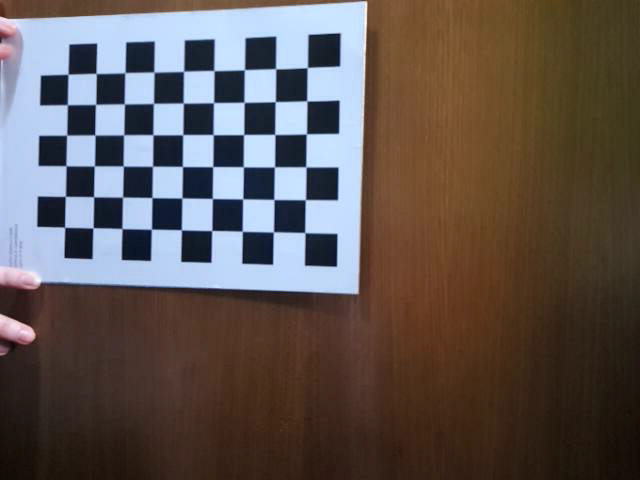
#> input picture data/calibration/david/intrinsic/calibration_frame_2021-04-02 16:39:46.784009.png, 640 x 480 px; its folder holds only this picture in this run
$ jupyter execute --allow-errors experiments_2.ipynb
#> lines starting #> are read from the running program, lines starting #| are printed output that depends on the picture; after the words box and inside, x2 and y2 are one past the last pixel; in counts of white or black regions, pixels touching at a corner belong together; long printed decimals are rounded
[cell 1]
import numpy as np
import cv2
import glob
from matplotlib import pyplot as plt
from itertools import count

[cell 2]
CAMERA_ID = 'david'
SESSION_ID = '13-04-2021b'
PROCESSED_IMAGE_NAME = 'result_247_247_4_7.png'
CHESSBOARD_SQUARE_LENGTH_MM = 1
CHESSBOARD_DIMENSIONS = (9,6)
PLANE_CALIBRATION_OBJECT_HEIGHT_MM = 2

## Chessboard calibration (intrisinc parameters)

[cell 3]
# termination criteria
criteria = (cv2.TERM_CRITERIA_EPS + cv2.TERM_CRITERIA_MAX_ITER, 30, 0.001)

# prepare object points, like (0,0,0), (1,0,0), (2,0,0) ....,(6,5,0)
sample_object_points = np.zeros((CHESSBOARD_DIMENSIONS[0] * CHESSBOARD_DIMENSIONS[1],3), np.float32)

# TODO: check if this is the correct way to adjust the sizes. Used this accordint to: https://stackoverflow.com/questions/37310210/camera-calibration-with-opencv-how-to-adjust-chessboard-square-size
sample_object_points[:,:2] = np.mgrid[0:CHESSBOARD_DIMENSIONS[0],0:CHESSBOARD_DIMENSIONS[1]].T.reshape(-1,2) * CHESSBOARD_SQUARE_LENGTH_MM

# Swap axis so that the z axis is perpendicular to the chessboard
sample_object_points[:, [1, 0]] = sample_object_points[:, [0, 1]]

# Arrays to store object points and image points from all the images.
object_points = [] # 3d point in real world space
image_points = [] # 2d points in image plane.

images = glob.glob(f'data/calibration/{CAMERA_ID}/intrinsic/*.png')
print(f'Found {len(images)} calibration images')

for fname in images:
    image = cv2.imread(fname)
#> image is the input picture: shape (480, 640, 3); mean B, G, R 82.4, 86, 96
    grayscale_image = cv2.cvtColor(image,cv2.COLOR_BGR2GRAY)
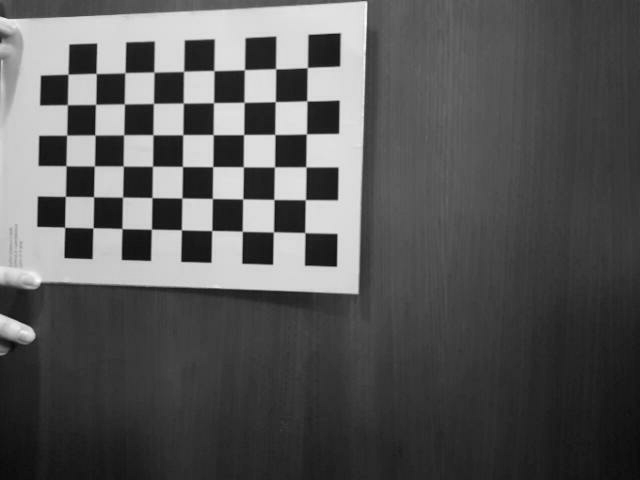
#> grayscale_image: shape (480, 640); min 7, max 255, mean 88.6

    # Find the chess board corners
    ret, corners = cv2.findChessboardCorners(grayscale_image, CHESSBOARD_DIMENSIONS, None)
#> ret = True; corners = 54 rows, first 8: [304.8, 232.6], [273.5, 231.9], [242.3, 231.3], [211.6, 230.6], [181.4, 229.7], [151.4, 229.2], [122, 228.5], [93.19, 227.8]

    # If found, add object points, image points (after refining them)
    if ret == True:
        object_points.append(sample_object_points)

        improved_corners = cv2.cornerSubPix(grayscale_image, corners, (11,11), (-1,-1), criteria)
#> improved_corners = 54 rows, first 8: [304.8, 232.6], [273.4, 231.9], [242.3, 231.3], [211.8, 230.5], [181.4, 229.8], [151.4, 229.2], [122, 228.6], [93.01, 227.8]
        image_points.append(improved_corners)
    else:
        print(f'Could not find chessboard corners in image {fname}')

### Intrinsic Parameters

[cell 4]
ret, intrinsic_matrix, distortion_coefs, rotation_vecs, translation_vecs = cv2.calibrateCamera(object_points, image_points, grayscale_image.shape[::-1],None,None)
#> ret = 0.179; intrinsic_matrix = [[1138.9, 0, 276.7], [0, 1086.3, 207.8], [0, 0, 1]]; distortion_coefs = [[0.959, -27.26, 0.01, -0.0363, 248.7]]; rotation_vecs = ([2.02, -1.98, -0.403],); translation_vecs = ([0.817, 0.755, 33.1],)
print('Image Dimensions\n', grayscale_image.shape)
#| Image Dimensions
#|  (480, 640)
print('Intrinsic Matrix\n', intrinsic_matrix)
#| Intrinsic Matrix
#|  [[1.13890597e+03 0.00000000e+00 2.76690276e+02]
#|  [0.00000000e+00 1.08625712e+03 2.07818071e+02]
#|  [0.00000000e+00 0.00000000e+00 1.00000000e+00]]
print('Distortion Coefficients\n', distortion_coefs)
#| Distortion Coefficients
#|  [[ 9.59080930e-01 -2.72633618e+01  1.00049668e-02 -3.62873391e-02
#|    2.48659678e+02]]
print('Rotation Vectors\n', rotation_vecs)
#| Rotation Vectors
#|  (array([[ 2.016],
#|        [-1.980],
#|        [-0.4034]]),)
print('Translation Vectors\n', translation_vecs)
#| Translation Vectors
#|  (array([[ 0.8169],
#|        [ 0.7545],
#|        [33.099]]),)

### Intrinsic Reprojection Error

[cell 5]
def calculate_reprojection_error(objpoints, imgpoints, rvecs, tvecs, imatrix, distortion):
#> called with rvecs = ([2.02, -1.98, -0.403],), tvecs = ([0.817, 0.755, 33.1],), imatrix = array of shape (3, 3), distortion = array of shape (1, 5)
    mean_error = 0
    for i in range(len(objpoints)):
        calculted_image_points, _ = cv2.projectPoints(objpoints[i], rvecs[i], tvecs[i], imatrix, distortion)
        error = cv2.norm(imgpoints[i], calculted_image_points, cv2.NORM_L2)/len(calculted_image_points)
        mean_error += error
#> this loop made 1 pass
#> (error, mean_error) on pass 1: (0.0244, 0.0244)
#> after the loop, mean_error = 0.0244

    return mean_error/len(objpoints)

[cell 6]
print(f'Reprojection error: {calculate_reprojection_error(object_points, image_points, rotation_vecs, translation_vecs, intrinsic_matrix, distortion_coefs)}')
#| Reprojection error: 0.02442

## Chessboard calibration (extrinsic parameters)

[cell 7]
'''
EXTRINSIC PARAMETERS
'''

# Arrays to store object points and image points from all the images.
object_points = [] # 3d point in real world space
image_points = [] # 2d points in image plane.

images = glob.glob(f'data/calibration/{CAMERA_ID}/{SESSION_ID}/extrinsic/*.png')
print(f'Found {len(images)} calibration images')

for fname in images:
    image = cv2.imread(fname)
    grayscale_image = cv2.cvtColor(image,cv2.COLOR_BGR2GRAY)

    # Find the chess board corners
    ret, corners = cv2.findChessboardCorners(grayscale_image, CHESSBOARD_DIMENSIONS, None)

    # If found, add object points, image points (after refining them)
    if ret == True:
        object_points.extend(list(sample_object_points))
        improved_corners = cv2.cornerSubPix(grayscale_image, corners, (11,11), (-1,-1), criteria)
        image_points.extend(list(improved_corners))
    else:
        print(f'Could not find chessboard corners in {fname}')

object_points = np.float64(object_points)
image_points = np.float64(image_points)
print('Object points shape:', object_points.shape)
print('Image points shape:', image_points.shape)

#> (a cell that did not finish here is left out)

### Extrinsic Reprojection Error

[cell 9]
mean_error = 0

for i in range(len(object_points)):
    calulated_image_points, _ = cv2.projectPoints(object_points[i], rotation_vecs, translation_vecs, intrinsic_matrix, distortion_coefs)
    error = cv2.norm(image_points[i],calulated_image_points[0], cv2.NORM_L2)/len(calulated_image_points)
    mean_error += error
#> after the loop, mean_error = 0

#> (the rest of this cell did not finish here and is left out)

## Projection Calculation

#> (a cell that did not finish here is left out)

[cell 11]
# Constraints is a list where each element is a list [A,B,C,D] representing a constraint of type Ax + By + Cz = D
def get_xyz_coords(i, j, ppm, constraints = None):
    k1 = ppm[2] * i
    k2 = ppm[2] * j
    k3 = k1 - ppm[0]
    k4 = k2 - ppm[1]
    a = [k3[0:-1], k4[0:-1]]
    b = [-k3[-1], -k4[-1]]

    for constraint in constraints:
        a.append(np.array(constraint[0:-1]))
        b.append(np.array(constraint[-1]))
    res = np.linalg.solve(a, b)

    return res

## Shadow/Light Plane Calibration

[cell 12]
TEMP_SESSION = '13-04-2021b'
flat_image = cv2.imread(f'data/calibration/{CAMERA_ID}/{TEMP_SESSION}/shadow_flat/frame_2021-04-13 21:39:34.254860.png',cv2.IMREAD_GRAYSCALE)
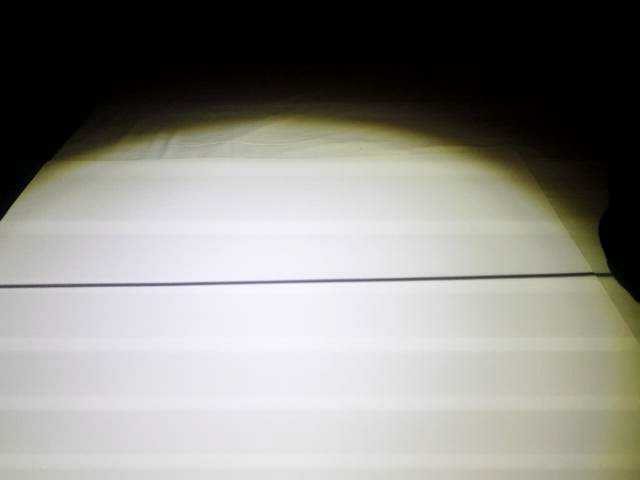
#> input picture data/calibration/david/13-04-2021b/shadow_flat/frame_2021-04-13 21:39:34.254860.png, 640 x 480 px
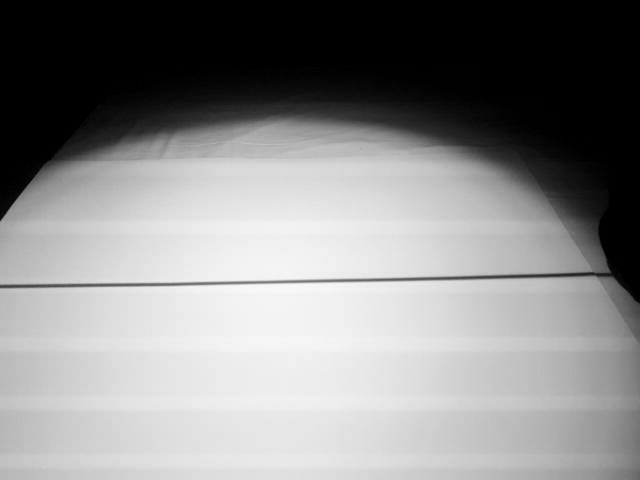
#> flat_image: shape (480, 640); min 0, max 249, mean 137.7
height_image = cv2.imread(f'data/calibration/{CAMERA_ID}/{TEMP_SESSION}/shadow_height/intrujice.png', cv2.IMREAD_GRAYSCALE)
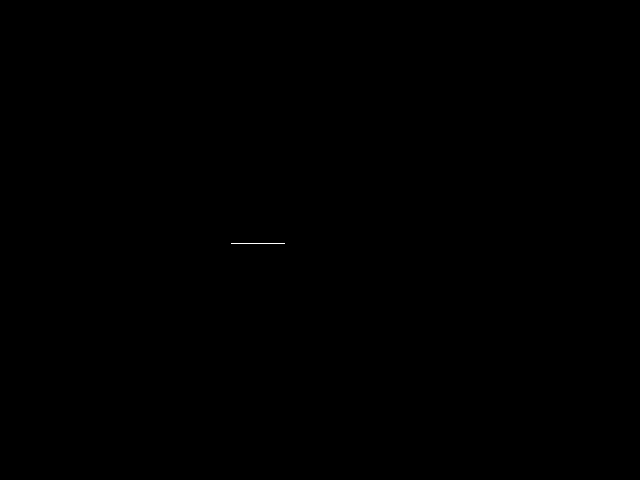
#> input picture data/calibration/david/13-04-2021b/elevated_plane_points/intrujice.png, 640 x 480 px, found by its file name
#> height_image: shape (480, 640); 0.02% white in thin lines or dots, all inside (x1, y1, x2, y2) = (231, 243, 285, 244)
processed_bottom = cv2.imread(f'data/calibration/{CAMERA_ID}/{TEMP_SESSION}/shadow_flat/result_231_233_5_8-clean-clean.png', cv2.IMREAD_GRAYSCALE)
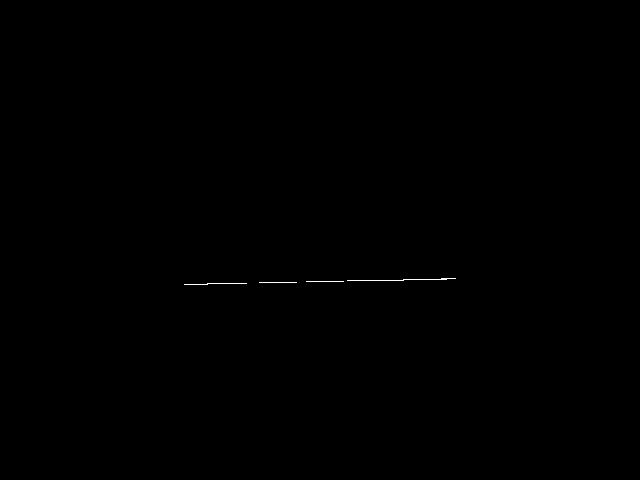
#> input picture data/calibration/david/13-04-2021b/shadow_flat/result_231_233_5_8-clean-clean.png, 640 x 480 px
#> processed_bottom: shape (480, 640); 0.08% white in thin lines or dots, all inside (x1, y1, x2, y2) = (184, 278, 456, 285)
top_lines = cv2.subtract(height_image, processed_bottom)
ret, processed_top = cv2.threshold(top_lines, 240, 255, cv2.THRESH_BINARY)

processed_bottom = processed_bottom
processed_top = height_image
plt.imshow(processed_bottom, cmap='gray')

[cell 13]
# Map image 2D coordinates to 3D coordinates

bottom_points = []
top_points = []
shadow_plane_3d_points = []

# 'Floor' points
white_pixel_coords = cv2.findNonZero(processed_bottom)
#> white_pixel_coords = contour of 256 points, box (x1, y1, x2, y2) (184, 278, 456, 285), area 4
#> (the rest of this cell did not finish here and is left out)

[cell 14]
# Calculate A,B,C and D parameters of the light/shadow plane using least squares method
# plane_points = np.hstack((shadow_plane_3d_points, np.ones((len(shadow_plane_3d_points), 1)) * -1))
# res = np.linalg.lstsq(plane_points, np.zeros((len(plane_points))), rcond=None)
# print(res)

[cell 15]
from sklearn.linear_model import RANSACRegressor, LinearRegression
shadow_plane_3d_points = np.array(shadow_plane_3d_points)
#> (the rest of this cell did not finish here and is left out)

## Target object point extraction

[cell 16]
shadow_points = cv2.imread(f'data/calibration/{CAMERA_ID}/{SESSION_ID}/cube_processed/{PROCESSED_IMAGE_NAME}')
#> (the rest of this cell did not finish here and is left out)

[cell 17]
# Calculate y and z for points in shadow
points_x = []
points_y = []
points_z = []
#> (the rest of this cell did not finish here and is left out)

[cell 18]
figure, subplots = plt.subplots(1, 2)
subplots[0].set_title('Calculated point coordinates')
subplots[0].set_xlabel('Y Coordinate')
subplots[0].set_ylabel('Z Coordinate')
subplots[0].set_ylim([-0.5,15])
subplots[0].scatter(points_y, points_z, color='black', marker='.', linewidths=0.1)

subplots[1].set_title('Calculated point coordinates')
subplots[1].set_xlabel('X Coordinate')
subplots[1].set_ylabel('Y Coordinate')
subplots[1].set_xlim([-3,3])
subplots[1].scatter(points_x, points_y, color='black', marker='.', linewidths=0.1)
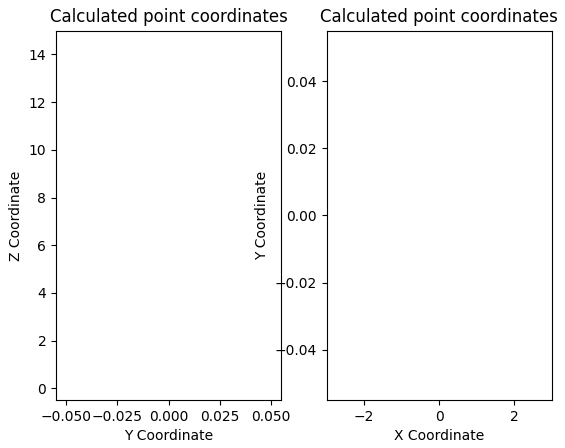
#> figure drawn by matplotlib, 2 panels
